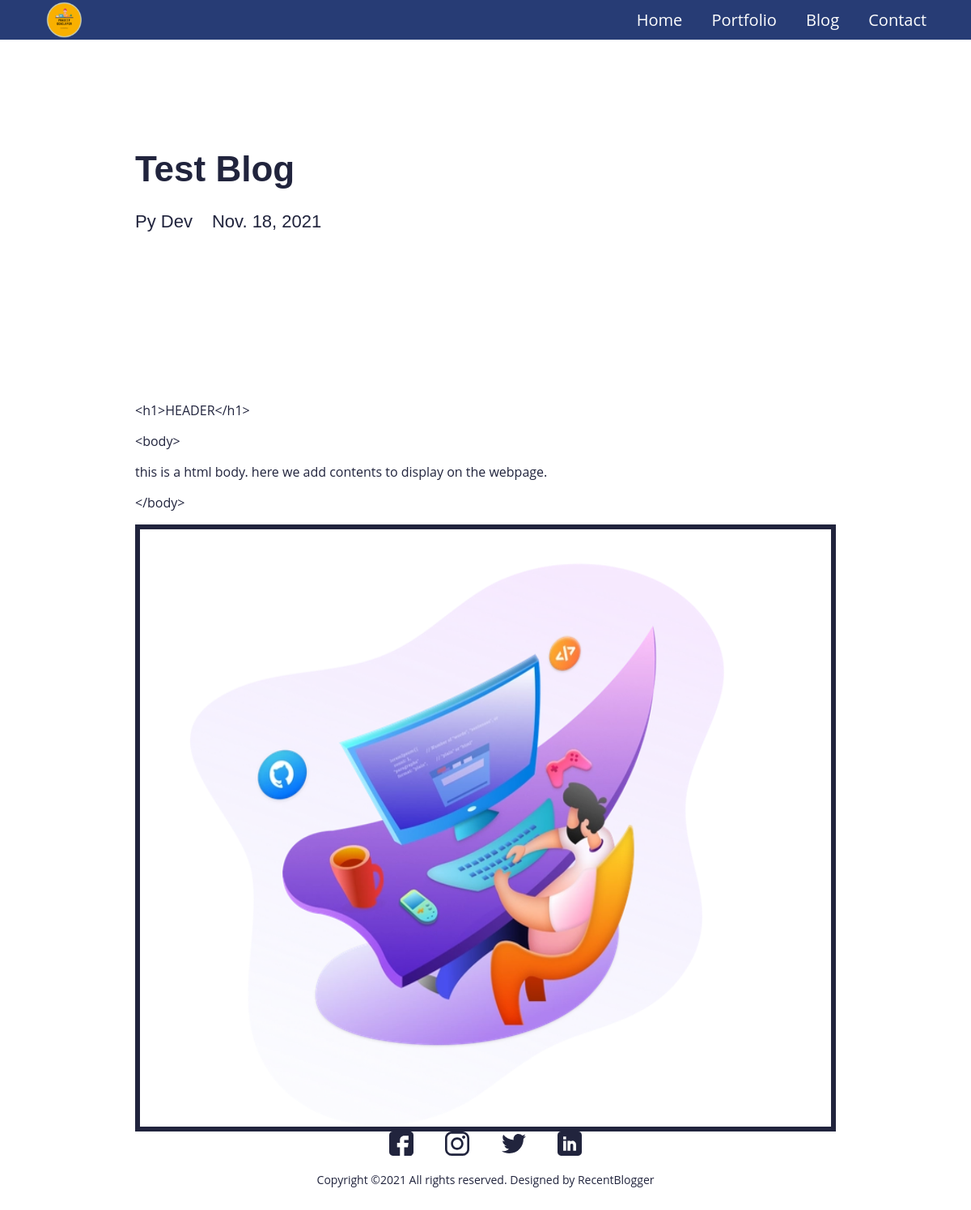
The page /blog/test-blog on the database its author committed.
### main/models.py (models this page shows, shortened)
class Blog(models.Model):
    class Meta:
        verbose_name_plural = 'Blog Profiles'
        verbose_name = 'Blog'
        ordering = ['timestamp']
    timestamp = models.DateTimeField(auto_now_add=True)
    author = models.CharField(max_length=200, blank=True, null=True)
    name = models.CharField(max_length=200, blank=True, null=True)
    description = models.CharField(max_length=500, blank=True, null=True)
    body = RichTextField(blank=True, null=True)
    slug = models.SlugField(null=True, blank=True)
    image = models.ImageField(blank=True, null=True, upload_to='blog')
    is_active = models.BooleanField(default=True)

### main/views.py (the view)
# urls.py: path('blog/<slug:slug>', views.BlogDetailView.as_view(), name="blog"),
class BlogDetailView(generic.DetailView):
    model = Blog
    template_name = "main/blog-detail.html"

### resume_demo/context_processors.py (called while the page is built)
def project_context(request):
    context = {
        'me': User.objects.first(),
    }
    return context

### main/templates/main/blog-detail.html (shortened to what this page needs)
{% extends 'main/base.html' %}
{% load static %}
{% block content %}
<section>
  <div class="innerPageBannerCol">
    <div class="container">
      <div class="row g-4 g-md-3  align-items-center">
        <div class="col-md-6">
          <div class="bannerContent">
            <h1 class="xlTitle pb-md-3">{{object.name|title}}</h1>
          </div>
        </div>
      </div>
      <div class="row">
        <div class="col-md-auto">
          <div class="authorCol">
            <h4 class="smTitle pb-3">{{object.author|title}}</h4>
          </div>
        </div>
        <div class="col-md">
          <h4 class="smTitle pb-3">{{object.timestamp.date}}</h4>
        </div>
      </div>
    </div>
  </div>
</section>
<section>
  <div class="sectionSpaceSm">
    <div class="container">
      {{object.body|safe}}
    </div>
  </div>
</section>
{% endblock %}

### static/css/style.css (style rules this page uses)
:root { --primaryColor: #9C07B6; --primaryDarkColor: #3D0048; --yellowcolor: #fff952; --primaryHoverColor: #900AA8; --secondaryColor: #F9B000; --baseColor: #21243D; --baseFont: 'Open Sans', sans-serif; --titleFont: 'Poppins', sans-serif; --regular: 400; --medium: 500; --bold: 600; --black: 900; --lightBg: #c7ecee; }
html { scroll-behavior: smooth; }
body { font-family: var(--baseFont); color: var(--baseColor); line-height: normal; }
img { max-width: 100%; }
.xlTitle { font-size: 44px; line-height: 1.3; font-weight: var(--bold); font-family: var(--titleFont) }
.smTitle { font-size: 22px; line-height: normal; font-weight: var(--regular); font-family: var(--titleFont) }
.sectionSpaceSm { padding: 35px 0; }
.innerPageBannerCol { padding: 180px 0 150px; }
@media (min-width:992px) { .container, .container-lg, .container-md, .container-sm, .container-xl, .container-xxl { max-width: 890px; } }

### rows shown on the page
Blog: name "Test Blog", author "Py Dev", timestamp "Nov. 18, 2021", body "<h1>HEADER</h1> <body> this is a html body. here we add contents to display on the webpage. </body>", body (picture)
